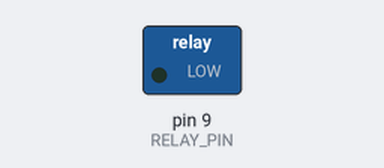
This sketch was run on a simulated Arduino Uno, built with avr-gcc and run on an emulated ATmega328P. Shown: switched loads named in the sketch (green lamp = pin HIGH). Dashed ring = blinking.

Above: at 0.1 s.
Timing chart, 0 to 3.0 s (numbered marks = the images above):
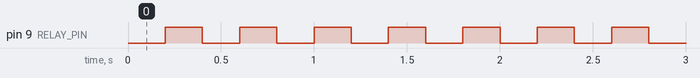

The sketch:

motor_code.ino
```cpp
// Single relay / pump test
// Arduino D9 -> Relay IN1

const int RELAY_PIN = 9;

// Most 5V relay boards are "active LOW":
// LOW  = relay ON
// HIGH = relay OFF
const int RELAY_ON  = LOW;
const int RELAY_OFF = HIGH;

void setup() {
  pinMode(RELAY_PIN, OUTPUT);
  digitalWrite(RELAY_PIN, RELAY_OFF);  // start OFF
}

void loop() {
  digitalWrite(RELAY_PIN, RELAY_ON);   // pump ON
  delay(200);

  digitalWrite(RELAY_PIN, RELAY_OFF);  // pump OFF
  delay(200);
}
```

Measured:
- by itself, pin 9 (RELAY_PIN): alternates HIGH for 0.20 s and LOW for 0.20 s
